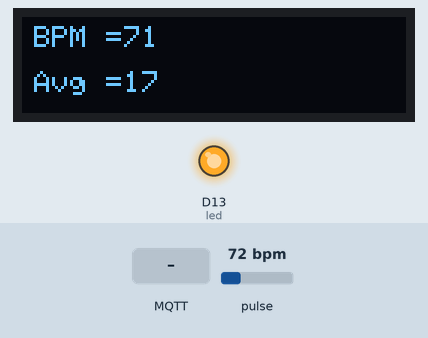
This sketch was run on a simulated Arduino MKR. Parts: 128×32 one-colour display, output pins drawn as LEDs (lit = HIGH). Inputs (shaded band) come from the test bench; at power-on: pulse 72 bpm. WiFi joins after 1.5 s; servers stay silent unless stated; the display library's start-up logo is not drawn; no MQTT or app messages arrive unless stated; what the sketch prints to the serial monitor is not drawn.

Above: at 11.3 s.
11.4 s: pulse set to 111 bpm
At 17.3 s:
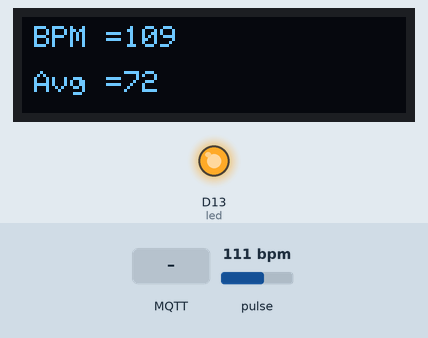
17.4 s: MQTT message "1" arrives on the first subscribed topic
At 23.6 s:
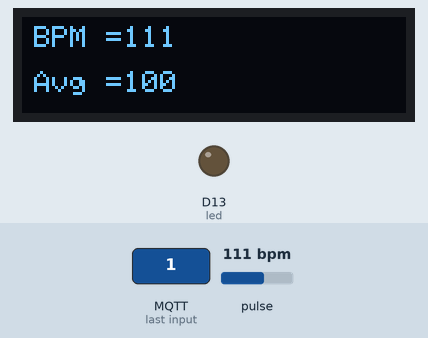
23.7 s: MQTT message "on" arrives on the first subscribed topic
At 28.7 s:
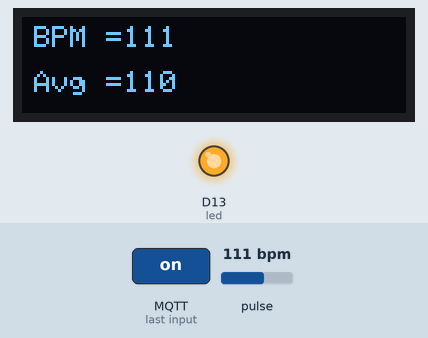
29.8 s: pulse set to 100 bpm
At 34.4 s:
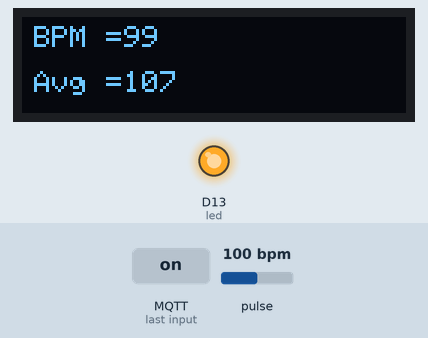
35.4 s: pulse set to 130 bpm
At 39.8 s:
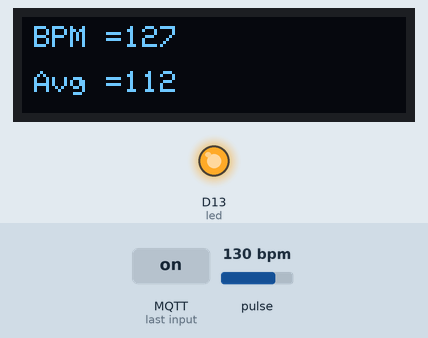
40.9 s: pulse set to 72 bpm
At 46.1 s:
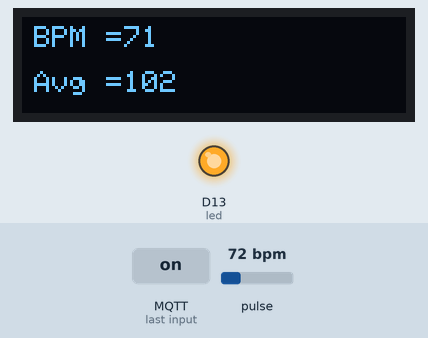
46.8 s: pulse set to 68 bpm
Timing chart, 0 to 50.9 s (numbered marks = the images above; inputs shaded):
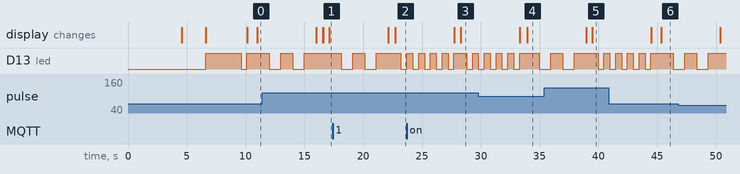

The sketch:

Parte1.ino
```cpp
#include <Wire.h>
#include "MAX30105.h"
#include <WiFiNINA.h>
#include <ArduinoHttpClient.h>
#include <PubSubClient.h>
#include "heartRate.h"
#include <Adafruit_SSD1306.h>
#include <string>

#define SCREEN_WIDTH 128 // OLED display width, in pixels
#define SCREEN_HEIGHT 32 // OLED display height, in pixels
#define OLED_RESET -1

MAX30105 particleSensor;
Adafruit_SSD1306 display(SCREEN_WIDTH, SCREEN_HEIGHT, &Wire, OLED_RESET);

const byte RATE_SIZE = 4;
byte rates[RATE_SIZE];
byte rateSpot = 0;
long lastBeat = 0;

float beatsPerMinute;
int beatAvg;

int textSize = 1;
bool textInverted = false;
String texto;
int textX;
int textY;
bool clearScreen = false;
String linea1;
String linea2;

int led = 13;

void subMQTT(char*);
void callback(char*, byte*, unsigned int);
void conectarWifi();
const char* ssid = "DIGIFIBRA-DDBB";
const char* password = "DKKQJ8QEF7";
const char* ubidotsToken = "BBFF-L5Ortesi8rSvkYiuLzBivbhi6nZQdC";
const char* ubidotsPassword = "@dani2703";
WiFiClient wifiClient;
PubSubClient client(wifiClient);
const char* mqttServer = "industrial.api.ubidots.com";
const int mqttPort = 1883;

void setup() {
  delay(3000);
  Serial.begin(9600);
  Serial.println("Programa iniciado.");

  conectarWifi();
  subMQTT((char*)"/v1.6/devices/mqtt/pulsaciones/lv");

  if (!display.begin(SSD1306_SWITCHCAPVCC, 0x3C)) {
    Serial.print("SSD1306 allocation failed");
    for (;;)
      ;
  }

  display.display();
  delay(2000);
  display.clearDisplay();

  // Initialize sensor
  if (!particleSensor.begin(Wire, I2C_SPEED_FAST)) {
    Serial.println("MAX30105 was not found. Please check wiring/power.");
    while (1)
      ;
  }
  particleSensor.setup();
  particleSensor.setPulseAmplitudeRed(0x0A);
  particleSensor.setPulseAmplitudeGreen(0);

  display.clearDisplay();
  imprimirOLED(1, 4, 3, "Inicializando.....");
  display.display();
  pinMode(led, OUTPUT);
  digitalWrite(led, HIGH);
  delay(3000);
  digitalWrite(led, LOW);
  delay(500);
}

void loop() {
  client.loop();

  oledERRORDEDO();
  long irValue = particleSensor.getIR();

  while (beatsPerMinute < 70) {
    irValue = particleSensor.getIR();

    if (checkForBeat(irValue) == true) {
      long delta = millis() - lastBeat;
      lastBeat = millis();

      beatsPerMinute = 60 / (delta / 1000.0);

      if (beatsPerMinute < 255 && beatsPerMinute > 20)
      {
        rates[rateSpot++] = (byte)beatsPerMinute;
        rateSpot %= RATE_SIZE;
        beatAvg = 0;
        for (byte x = 0; x < RATE_SIZE; x++)
          beatAvg += rates[x];
        beatAvg /= RATE_SIZE;
      }
    }
  }

  if (irValue < 50000) {
    linea1 = "ERROR DEDO";
    linea2 = "";
  } else {
    linea1 = "BPM =" + String(int(beatsPerMinute));
    linea2 = "Avg =" + String(beatAvg);
  }

  display.clearDisplay();
  imprimirOLED(1, 4, 3, linea1);
  imprimirOLED(1, 4, 18, linea2);
  display.display();

  if (int(beatsPerMinute) < 70) {
    digitalWrite(led, HIGH);
    delay(5000);
    digitalWrite(led, LOW);
  } else {
    if (int(beatsPerMinute) >= 70 && int(beatsPerMinute) < 110) {
      Blink(1000);
      Blink(1000);
      BlinkHIGH(1000);
      digitalWrite(led, LOW);
    } else {
      if (int(beatsPerMinute) > 110) {
        Blink(500);
        Blink(500);
        Blink(500);
        Blink(500);
        Blink(500);
      }
    }
  }

  if (client.publish("/v1.6/devices/mqtt/received-text", (std::string("{\"value\":") + std::to_string(beatsPerMinute) + "}").c_str())) {
    Serial.println((std::string("Valor ") + std::to_string(beatsPerMinute) + " publicado correctamente.").c_str());
  }


  beatsPerMinute = 0;
}

void subMQTT(char* topic) {
  client.setServer(mqttServer, mqttPort);
  client.setCallback(callback);

  while (!client.connected()) {
    Serial.println("Connecting to MQTT...");
    if (client.connect("ESP32", ubidotsToken, ubidotsPassword)) {
      Serial.println("Connected to MQTT");
      client.subscribe(topic);
    } else {
      Serial.print("Failed with state ");
      Serial.print(client.state());
      delay(2000);
    }
  }
}

void conectarWifi() {
  while (WiFi.begin(ssid, password) != WL_CONNECTED) {
    Serial.print("Conectando a ");
    Serial.print(ssid);
    Serial.println("...");
    delay(5000);
  }
  Serial.println("Conectado a la red wifi correctamente!");
}

void callback(char* topic, byte* payload, unsigned int length) {
  Serial.print("Ha llegado mensaje en el topic[");
  Serial.print(topic);
  Serial.print("]. Mensaje:");
  for (int i = 0; i < length; i++) {
    Serial.print((char)payload[i]);
  }
  Serial.println("");
}

void imprimirOLED(int size, int x, int y, String texto) {
  display.setTextSize(size);
  display.setTextColor(WHITE);
  display.setCursor(x, y);
  display.println(texto);
}

void oledERRORDEDO() {
  display.clearDisplay();
  imprimirOLED(1, 4, 3, "ERROR DEDO");
  digitalWrite(led, HIGH);
  display.display();
}

void Blink(int ms) {
  BlinkHIGH(ms);
  BlinkLOW(ms);
}

void BlinkHIGH(int ms) {
  digitalWrite(led, HIGH);
  delay(ms);
}

void BlinkLOW(int ms) {
  digitalWrite(led, LOW);
  delay(ms);
}
```
